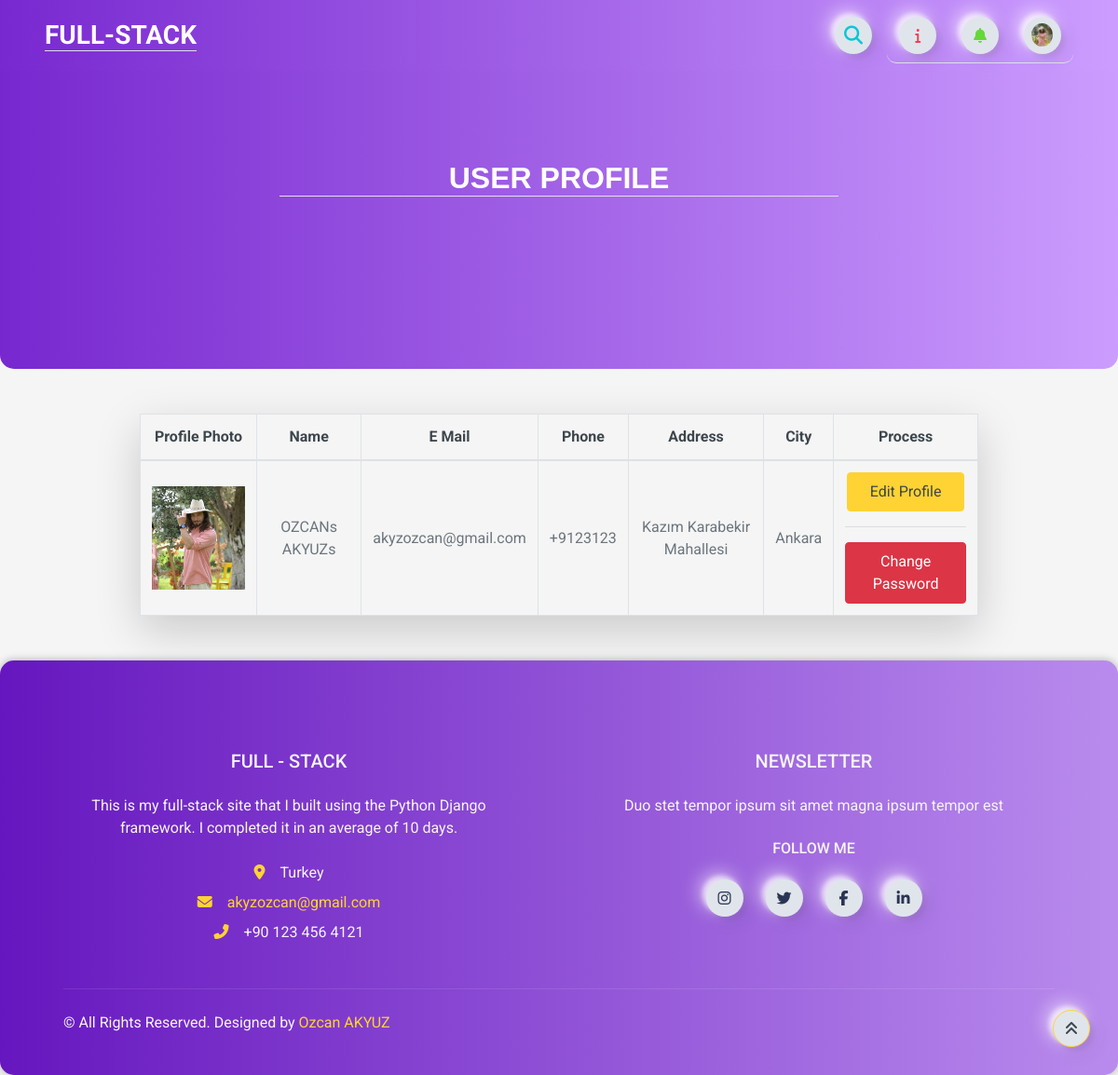
The page /user/ (signed in) on the database its author committed.
### home/models.py (models this page shows, shortened)
class UserProfile(models.Model):
    user = models.OneToOneField(User, on_delete=models.CASCADE)
    phone = models.CharField(blank=True, max_length=20)
    address = models.CharField(blank=True, max_length=150)
    city = models.CharField(blank=True, max_length=20)
    country = models.CharField(blank=True, max_length=50)
    image = models.ImageField(blank=True, upload_to='images/users/')
    def image_tag(self):
        return mark_safe('<img src="{}" height="50"/>'.format(self.image.url))
    image_tag.short_description = 'Image'

### user/views.py (the view)
# urls.py: path("", views.index, name="index"),
@login_required(login_url='/login') # Check login
def index(request):
    profile = UserProfile.objects.get_or_create(user=request.user)[0]
    if request.method == 'POST':
        user_form = UserUpdateForm(request.POST, request.FILES, instance=request.user)
        profile_form = UserProfileForm(request.POST, request.FILES, instance=request.user.userprofile)
        password_form = PasswordChangeForm(request.user, request.POST)
        if 'update_submit' in request.POST:
            if user_form.is_valid() and profile_form.is_valid():
                user_form.save()
                profile_form.save()
                messages.success(request, 'Your account has been updated!')
                return redirect('user_profile')
        elif 'password_submit' in request.POST:
            if password_form.is_valid():
                user = password_form.save()
                update_session_auth_hash(request, user)  # Important!
                messages.success(request, 'Your password was successfully updated!')
                return HttpResponseRedirect('/user')
            else:
                messages.error(request, 'Please correct the error below.<br>'+ str(password_form.errors))
                return HttpResponseRedirect('/user')
    else:
        user_form = UserUpdateForm(instance=request.user)
        profile_form = ProfileUpdateForm(instance=request.user.userprofile)
        password_form = PasswordChangeForm(request.user)
        context = {'profile': profile,
                   'user_form': user_form,
                   'profile_form': profile_form,
                    'password_form': password_form,
                   'page': 'USER PROFILE',}
        return render(request, 'user_profile.html', context)

### user/templates/user_profile.html (shortened to what this page needs)
{% extends 'base.html' %}
{% load static %}
{% block body %}
<header>
    <div class="header m-auto">
        <div class="container" style="position: relative;">
            <h2 class="text-light px-2 m-auto border-bottom" id="navbar-text">USER PROFILE</h2>
        </div>
    </div>
</header>
<table class="table table-bordered text-center rounded shadow-lg mt-5 w-75" id="user_profile" style="margin: auto;">
    <thead class="bg-secondary text-dark">
        <tr>
            <th class="user_profile_responsive_600">Profile Photo</th>
            <th class="user_profile_responsive_600">Name</th>
            <th class="user_profile_responsive_600">E Mail</th>
            <th class="user_profile_responsive">Phone</th>
            <th class="user_profile_responsive">Address</th>
            <th class="user_profile_responsive">City</th>
            <th class="user_profile_responsive_600">Process</th>
        </tr>
    </thead>
    <tbody class="align-middle">
        <tr>
            {% if profile.image %}
            <td class="align-middle"><img src="{{ profile.image.url }}" alt="..." style="width: 100px;"></td>
            {% else %}
            <td class="align-middle"><img src="" alt="NO PHOTO!" style="width: 100px;"></td>
            {% endif %}
            <td class="align-middle user_profile_responsive_600">{{ profile.user.get_full_name }}</td>
            <td class="align-middle user_profile_responsive_600">{{ profile.user.email }}</td>
            <td class="align-middle user_profile_responsive">{{ profile.phone }}</td>
            <td class="align-middle user_profile_responsive">{{ profile.address }}</td>
            <td class="align-middle user_profile_responsive">{{ profile.city }}</td>
            <td class="align-middle">
                <a class="btn btn-primary rounded px-4 py-2 rounded text-light align-items-center hidden-arrow" id="navbarDropdownEditProfile" type="button" data-toggle="modal" data-target="#containereditprofile">Edit Profile</a>
                <hr>
                <a class="btn btn-danger rounded px-3 py-2 rounded text-light align-items-center hidden-arrow" id="navbarDropdownChangePassword" type="button" data-toggle="modal" data-target="#containerchangepassword">Change Password</a>
            </td>
        </tr>
    </tbody>
</table>
{% endblock %}

### home/templates/navbar.html (shortened to what this page needs)
{% load static %}
{% load active_link_tags %}
{% block body %}
<nav class="navbar navbar-expand bg-light gradient-custom px-5">
    <div class="container-fluid" id="full-stack">
        <div class="collapse navbar-collapse" id="navbarSupportedContent">
            <a class="navbar-brand mt-2 mt-lg-0" href="/" style="margin-right: 0">
                <h3 class="pt-1 mb-1 text-light border-bottom">FULL-STACK</h3>
            </a>
        </div>
    <form action="{% url 'search' %}" method="POST">
        <div class="search-box">
            <button class="btn btnnavbar btn-search" type="button"><i class="fas fa-search"></i></button>
        </div>
    </form>
    <div class="d-flex align-items-center frame-right border-bottom">
        {% with request.resolver_match.url_name as url_name %}
                <a class="text-reset me-3 btn btnnavbar" id="information" href="#" type="button"
                {% if url_name == 'index' %}
                    onclick="homeInfo()"
                {% elif url_name == 'post_detail' %}
                    onclick="detailInfo()"
                {% elif url_name == 'search' %}
                    onclick="searchInfo()"
                {% endif %}>
                    <i class="fa-solid fa-info" style="color:#ee4056;"></i>
                </a>
        {% endwith %}
            <div class="dropdownnotif">
                <a class="text-reset me-3 dropbtnnotif hidden-arrow btn btnnavbar" href="#" onclick="myFunctionNotif()" id="navbarDropdownMenuLink" role="button" data-mdb-toggle="dropdown" aria-expanded="false">
                    <i class="fas fa-bell" style="color:#65d838;"></i>
                </a>
            </div>
            {%  if user.id is not None %}
            <div class="dropdown" id="login-signup">
                <a class="dropbtn d-flex align-items-center hidden-arrow btnnavbar" href="#" onclick="myFunction()" id="navbarDropdownMenuAvatar" role="button" data-mdb-toggle="dropdown" aria-expanded="false">
                    {% if profile.image %}
                    <img src="{{ profile.image.url }}" class="rounded-circle" height="25" alt="Black and White Portrait of a Man" loading="lazy" />
                    {% else %}
                    <img src="" class="rounded-circle" height="25" alt="Black and White Portrait of a Man" loading="lazy" alt="NO PHOTO!" />
                    {% endif %}
                </a>
            </div>
            {% else %}
            <div class="dropdown" id="login-signup">
                <a class="dropbtn d-flex align-items-center hidden-arrow btnnavbar" href="#" id="navbarDropdownMenuAvatar" type="button" data-toggle="modal" data-target="#containerlog">
                    <i class="fa-regular fa-user text-dark"></i>
                </a>
            </div>
            {% endif %}
        </div>
    </div>
</nav>
{% endblock %}

### home/static/css/main.css (style rules this page uses)
.gradient-custom { background: rgb(106, 17, 203); background: -webkit-linear-gradient(to right, rgba(106, 17, 203, 0.9), rgba(199, 147, 255, 0.9)); background: linear-gradient(to right, rgba(106, 17, 203, 0.9), rgba(199, 147, 255, 0.9)); }
.header { background: rgb(106, 17, 203); background: -webkit-linear-gradient(to right, rgba(106, 17, 203, 0.9), rgba(199, 147, 255, 0.9));; background: linear-gradient(to right, rgba(106, 17, 203, 0.9), rgba(199, 147, 255, 0.9));; height: 40vh; border-radius: 0 0 15px 15px; }
.frame-right { display: flex; flex-direction: row; justify-content: space-around; align-items: center; height: 60px; width: 200px; position: relative; transition: box-shadow 0.6s cubic-bezier(0.79,0.21,0.06,0.81); border-radius: 10px; }
.btnnavbar { height: 40px; width: 40px; border-radius: 150px; background: #e0e5ec; display: flex; flex-direction: column; justify-content: center; align-items: center; -webkit-tap-highlight-color:rgba(0,0,0,0); -webkit-tap-highlight-color:transparent; box-shadow: -7px -7px 20px #fff9, -4px -4px 5px 0px #fff9, 7px 7px 20px 0px #0001, 4px 4px 5px 0px #0001, inset 0px 0px 0px 0px #fff9, inset 0px 0px 0px 0px #0001, inset 0px 0px 0px 0px #fff9, inset 0px 0px 0px 0px #0001 ; transition: box-shadow 0.5s cubic-bezier(0.79,0.21,0.06,0.81); font-size: 16px; color: rgba(42,52,84,1); }
.dropbtn { color: white; padding: 16px; font-size: 16px; border: none; cursor: pointer; }
.dropdown { position: relative; display: inline-block; }
.dropdownnotif { position: relative; display: inline-block; }
.search-box { width: fit-content; height: fit-content; position: relative; margin-right: 1rem; }
.btn-search { width: 40px; height: 40px; border-style: none; font-size: 20px; font-weight: bold; outline: none; cursor: pointer; position: absolute; right: 0px; color:#0bc6d7 ; pointer-events: painted; border-radius: 150px; -webkit-tap-highlight-color:rgba(0,0,0,0); -webkit-tap-highlight-color:transparent; box-shadow: -7px -7px 20px #fff9, -4px -4px 5px 0px #fff9, 7px 7px 20px 0px #0001, 4px 4px 5px 0px #0001, inset 0px 0px 0px 0px #fff9, inset 0px 0px 0px 0px #0001, inset 0px 0px 0px 0px #fff9, inset 0px 0px 0px 0px #0001 ; transition: box-shadow 0.5s cubic-bezier(0.79,0.21,0.06,0.81); text-decoration: none; }
#navbar-text { align-items: center; text-align: center; font-family: 'Quicksand', sans-serif; top: 6rem; position: relative; margin: auto; max-width: 54%; }

### rows shown on the page
UserProfile: image (picture), user.get_full_name "OZCANs AKYUZs", user.email "akyzozcan@gmail.com", phone "+9123123", address "Kazım Karabekir Mahallesi", city "Ankara"
